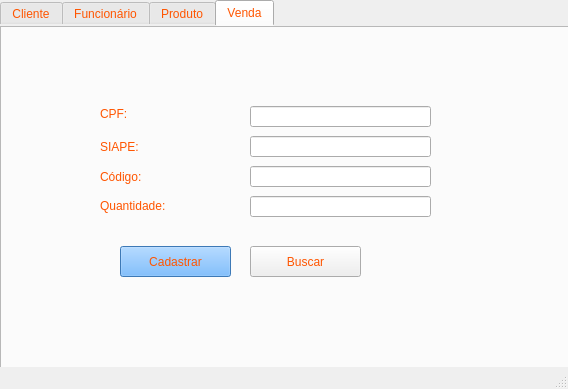
<?xml version="1.0" encoding="UTF-8"?>
<ui version="4.0">
 <class>MainWindow</class>
 <widget class="QMainWindow" name="MainWindow">
  <property name="geometry">
   <rect>
    <x>0</x>
    <y>0</y>
    <width>568</width>
    <height>389</height>
   </rect>
  </property>
  <property name="windowTitle">
   <string>Supermercado</string>
  </property>
  <property name="styleSheet">
   <string notr="true">background-image: url(:/newPrefix/Background.jpg);</string>
  </property>
  <widget class="QWidget" name="centralwidget">
   <widget class="QTabWidget" name="tabWidget">
    <property name="geometry">
     <rect>
      <x>0</x>
      <y>0</y>
      <width>571</width>
      <height>371</height>
     </rect>
    </property>
    <property name="styleSheet">
     <string notr="true">background-image: url(:/newPrefix/Background.jpg);
border-bottom-color: rgb(85, 85, 255);
border-right-color: rgb(85, 85, 255);
border-color: rgb(85, 85, 255);
color: rgb(255, 255, 0);



color: rgb(255, 85, 0);
</string>
    </property>
    <property name="currentIndex">
     <number>3</number>
    </property>
    <widget class="QWidget" name="tab">
     <attribute name="title">
      <string>Cliente</string>
     </attribute>
     <widget class="QFrame" name="frame">
      <property name="geometry">
       <rect>
        <x>0</x>
        <y>0</y>
        <width>571</width>
        <height>351</height>
       </rect>
      </property>
      <property name="styleSheet">
       <string notr="true"/>
      </property>
      <property name="frameShape">
       <enum>QFrame::StyledPanel</enum>
      </property>
      <property name="frameShadow">
       <enum>QFrame::Raised</enum>
      </property>
      <widget class="QLabel" name="labelNomeCliente">
       <property name="geometry">
        <rect>
         <x>120</x>
         <y>100</y>
         <width>71</width>
         <height>16</height>
        </rect>
       </property>
       <property name="styleSheet">
        <string notr="true">font: 75 9pt &quot;MS Shell Dlg 2&quot;;
font: 16pt &quot;Arial&quot;;
font: 12pt &quot;Arial&quot;;
color: rgb(255, 85, 0);</string>
       </property>
       <property name="text">
        <string>Nome: </string>
       </property>
      </widget>
      <widget class="QLineEdit" name="lineEditNomeCliente">
       <property name="geometry">
        <rect>
         <x>200</x>
         <y>100</y>
         <width>171</width>
         <height>21</height>
        </rect>
       </property>
       <property name="styleSheet">
        <string notr="true">font: 12pt &quot;Arial&quot;;</string>
       </property>
      </widget>
      <widget class="QLabel" name="labelCpf">
       <property name="geometry">
        <rect>
         <x>120</x>
         <y>140</y>
         <width>71</width>
         <height>16</height>
        </rect>
       </property>
       <property name="styleSheet">
        <string notr="true">font: 75 9pt &quot;MS Shell Dlg 2&quot;;
font: 12pt &quot;Arial&quot;;
color: rgb(255, 85, 0);</string>
       </property>
       <property name="text">
        <string>CPF:</string>
       </property>
      </widget>
      <widget class="QLineEdit" name="lineEditCpf">
       <property name="geometry">
        <rect>
         <x>200</x>
         <y>140</y>
         <width>171</width>
         <height>21</height>
        </rect>
       </property>
       <property name="styleSheet">
        <string notr="true">font: 12pt &quot;Arial&quot;;</string>
       </property>
      </widget>
      <widget class="QPushButton" name="pushButtonCadastrarCliente">
       <property name="geometry">
        <rect>
         <x>110</x>
         <y>182</y>
         <width>111</width>
         <height>31</height>
        </rect>
       </property>
       <property name="styleSheet">
        <string notr="true">color: rgb(255, 85, 0);
font: 16pt &quot;Arial&quot;;
font: 12pt &quot;Arial&quot;;

</string>
       </property>
       <property name="text">
        <string>Cadastrar</string>
       </property>
      </widget>
      <widget class="QPushButton" name="pushButtonBuscarCliente">
       <property name="geometry">
        <rect>
         <x>254</x>
         <y>182</y>
         <width>111</width>
         <height>31</height>
        </rect>
       </property>
       <property name="styleSheet">
        <string notr="true">font: 12pt &quot;Arial&quot;;</string>
       </property>
       <property name="text">
        <string>Buscar</string>
       </property>
      </widget>
     </widget>
    </widget>
    <widget class="QWidget" name="tab_2">
     <attribute name="title">
      <string>Funcionário</string>
     </attribute>
     <widget class="QFrame" name="frame_2">
      <property name="geometry">
       <rect>
        <x>0</x>
        <y>0</y>
        <width>581</width>
        <height>331</height>
       </rect>
      </property>
      <property name="frameShape">
       <enum>QFrame::StyledPanel</enum>
      </property>
      <property name="frameShadow">
       <enum>QFrame::Raised</enum>
      </property>
      <widget class="QLabel" name="labelNomeFuncionario">
       <property name="geometry">
        <rect>
         <x>110</x>
         <y>100</y>
         <width>81</width>
         <height>16</height>
        </rect>
       </property>
       <property name="styleSheet">
        <string notr="true">font: 12pt &quot;Arial&quot;;</string>
       </property>
       <property name="text">
        <string>Nome: </string>
       </property>
      </widget>
      <widget class="QLineEdit" name="lineEditNomeFuncionario">
       <property name="geometry">
        <rect>
         <x>200</x>
         <y>100</y>
         <width>141</width>
         <height>21</height>
        </rect>
       </property>
       <property name="styleSheet">
        <string notr="true">font: 12pt &quot;Arial&quot;;</string>
       </property>
      </widget>
      <widget class="QLabel" name="labelSiape">
       <property name="geometry">
        <rect>
         <x>110</x>
         <y>140</y>
         <width>81</width>
         <height>20</height>
        </rect>
       </property>
       <property name="styleSheet">
        <string notr="true">font: 12pt &quot;Arial&quot;;</string>
       </property>
       <property name="text">
        <string>SIAPE:</string>
       </property>
      </widget>
      <widget class="QLineEdit" name="lineEditSiape">
       <property name="geometry">
        <rect>
         <x>200</x>
         <y>140</y>
         <width>141</width>
         <height>21</height>
        </rect>
       </property>
       <property name="styleSheet">
        <string notr="true">font: 12pt &quot;Arial&quot;;</string>
       </property>
      </widget>
      <widget class="QPushButton" name="pushButtonCadastrarFuncionario">
       <property name="geometry">
        <rect>
         <x>120</x>
         <y>190</y>
         <width>111</width>
         <height>31</height>
        </rect>
       </property>
       <property name="styleSheet">
        <string notr="true">background-color: rgb(85, 170, 255);
font: 12pt &quot;Arial&quot;;</string>
       </property>
       <property name="text">
        <string>Cadastrar</string>
       </property>
      </widget>
      <widget class="QPushButton" name="pushButtonBuscarFuncionario">
       <property name="geometry">
        <rect>
         <x>250</x>
         <y>190</y>
         <width>111</width>
         <height>31</height>
        </rect>
       </property>
       <property name="styleSheet">
        <string notr="true">font: 12pt &quot;Arial&quot;;</string>
       </property>
       <property name="text">
        <string>Buscar</string>
       </property>
      </widget>
     </widget>
    </widget>
    <widget class="QWidget" name="tab_3">
     <attribute name="title">
      <string>Produto</string>
     </attribute>
     <widget class="QFrame" name="frame_3">
      <property name="geometry">
       <rect>
        <x>0</x>
        <y>0</y>
        <width>571</width>
        <height>331</height>
       </rect>
      </property>
      <property name="frameShape">
       <enum>QFrame::StyledPanel</enum>
      </property>
      <property name="frameShadow">
       <enum>QFrame::Raised</enum>
      </property>
      <widget class="QLabel" name="labelNomeProduto">
       <property name="geometry">
        <rect>
         <x>70</x>
         <y>90</y>
         <width>71</width>
         <height>16</height>
        </rect>
       </property>
       <property name="styleSheet">
        <string notr="true">font: 12pt &quot;Arial&quot;;</string>
       </property>
       <property name="text">
        <string>Nome: </string>
       </property>
      </widget>
      <widget class="QLineEdit" name="lineEditNomeProduto">
       <property name="geometry">
        <rect>
         <x>230</x>
         <y>90</y>
         <width>141</width>
         <height>21</height>
        </rect>
       </property>
       <property name="styleSheet">
        <string notr="true">font: 12pt &quot;Arial&quot;;</string>
       </property>
      </widget>
      <widget class="QLabel" name="labelCodigo">
       <property name="geometry">
        <rect>
         <x>70</x>
         <y>130</y>
         <width>101</width>
         <height>16</height>
        </rect>
       </property>
       <property name="styleSheet">
        <string notr="true">font: 12pt &quot;Arial&quot;;</string>
       </property>
       <property name="text">
        <string>Código:</string>
       </property>
      </widget>
      <widget class="QLineEdit" name="lineEditCodigo">
       <property name="geometry">
        <rect>
         <x>230</x>
         <y>130</y>
         <width>141</width>
         <height>21</height>
        </rect>
       </property>
       <property name="styleSheet">
        <string notr="true">font: 12pt &quot;Arial&quot;;</string>
       </property>
      </widget>
      <widget class="QPushButton" name="pushButtonCadastrarProduto">
       <property name="geometry">
        <rect>
         <x>110</x>
         <y>220</y>
         <width>111</width>
         <height>31</height>
        </rect>
       </property>
       <property name="styleSheet">
        <string notr="true">background-color: rgb(0, 170, 0);
font: 12pt &quot;Arial&quot;;
background-color: rgb(85, 170, 255);</string>
       </property>
       <property name="text">
        <string>Cadastrar</string>
       </property>
      </widget>
      <widget class="QLabel" name="labelQuantidade">
       <property name="geometry">
        <rect>
         <x>70</x>
         <y>170</y>
         <width>151</width>
         <height>16</height>
        </rect>
       </property>
       <property name="styleSheet">
        <string notr="true">font: 12pt &quot;Arial&quot;;</string>
       </property>
       <property name="text">
        <string>Quantidade:</string>
       </property>
      </widget>
      <widget class="QLineEdit" name="lineEditQuantidade">
       <property name="geometry">
        <rect>
         <x>230</x>
         <y>170</y>
         <width>141</width>
         <height>21</height>
        </rect>
       </property>
       <property name="styleSheet">
        <string notr="true">font: 12pt &quot;Arial&quot;;</string>
       </property>
      </widget>
      <widget class="QPushButton" name="pushButtonBuscarProduto">
       <property name="geometry">
        <rect>
         <x>250</x>
         <y>220</y>
         <width>101</width>
         <height>31</height>
        </rect>
       </property>
       <property name="styleSheet">
        <string notr="true">font: 12pt &quot;Arial&quot;;</string>
       </property>
       <property name="text">
        <string>Buscar</string>
       </property>
      </widget>
     </widget>
    </widget>
    <widget class="QWidget" name="tab_4">
     <attribute name="title">
      <string>Venda</string>
     </attribute>
     <widget class="QFrame" name="frame_4">
      <property name="geometry">
       <rect>
        <x>0</x>
        <y>0</y>
        <width>571</width>
        <height>361</height>
       </rect>
      </property>
      <property name="styleSheet">
       <string notr="true">background-image: url(:/newPrefix/Background.jpg);</string>
      </property>
      <property name="frameShape">
       <enum>QFrame::StyledPanel</enum>
      </property>
      <property name="frameShadow">
       <enum>QFrame::Raised</enum>
      </property>
      <widget class="QLabel" name="labelVendaCpf">
       <property name="geometry">
        <rect>
         <x>100</x>
         <y>80</y>
         <width>141</width>
         <height>16</height>
        </rect>
       </property>
       <property name="styleSheet">
        <string notr="true">font: 12pt &quot;Arial&quot;;</string>
       </property>
       <property name="text">
        <string>CPF:</string>
       </property>
      </widget>
      <widget class="QLineEdit" name="lineEditVendaCpf">
       <property name="geometry">
        <rect>
         <x>250</x>
         <y>80</y>
         <width>181</width>
         <height>21</height>
        </rect>
       </property>
       <property name="styleSheet">
        <string notr="true">font: 12pt &quot;Arial&quot;;</string>
       </property>
      </widget>
      <widget class="QPushButton" name="pushButtonCadastrarVenda">
       <property name="geometry">
        <rect>
         <x>120</x>
         <y>220</y>
         <width>111</width>
         <height>31</height>
        </rect>
       </property>
       <property name="styleSheet">
        <string notr="true">background-color: rgb(85, 170, 255);
font: 12pt &quot;Arial&quot;;</string>
       </property>
       <property name="text">
        <string>Cadastrar</string>
       </property>
      </widget>
      <widget class="QLabel" name="labelVendaSiape">
       <property name="geometry">
        <rect>
         <x>100</x>
         <y>110</y>
         <width>141</width>
         <height>21</height>
        </rect>
       </property>
       <property name="styleSheet">
        <string notr="true">font: 12pt &quot;Arial&quot;;</string>
       </property>
       <property name="text">
        <string>SIAPE:</string>
       </property>
      </widget>
      <widget class="QLineEdit" name="lineEditVendaSiape">
       <property name="geometry">
        <rect>
         <x>250</x>
         <y>110</y>
         <width>181</width>
         <height>21</height>
        </rect>
       </property>
       <property name="styleSheet">
        <string notr="true">font: 12pt &quot;Arial&quot;;</string>
       </property>
      </widget>
      <widget class="QLabel" name="labelVendaCodigo">
       <property name="geometry">
        <rect>
         <x>100</x>
         <y>140</y>
         <width>81</width>
         <height>21</height>
        </rect>
       </property>
       <property name="styleSheet">
        <string notr="true">font: 12pt &quot;Arial&quot;;</string>
       </property>
       <property name="text">
        <string>Código:</string>
       </property>
      </widget>
      <widget class="QLabel" name="labelVendaQuantidade">
       <property name="geometry">
        <rect>
         <x>100</x>
         <y>170</y>
         <width>141</width>
         <height>20</height>
        </rect>
       </property>
       <property name="styleSheet">
        <string notr="true">font: 12pt &quot;Arial&quot;;</string>
       </property>
       <property name="text">
        <string>Quantidade:</string>
       </property>
      </widget>
      <widget class="QLineEdit" name="lineEditVendaCodigo">
       <property name="geometry">
        <rect>
         <x>250</x>
         <y>140</y>
         <width>181</width>
         <height>21</height>
        </rect>
       </property>
       <property name="styleSheet">
        <string notr="true">font: 12pt &quot;Arial&quot;;</string>
       </property>
      </widget>
      <widget class="QLineEdit" name="lineEditVendaQuantidade">
       <property name="geometry">
        <rect>
         <x>250</x>
         <y>170</y>
         <width>181</width>
         <height>21</height>
        </rect>
       </property>
       <property name="styleSheet">
        <string notr="true">font: 12pt &quot;Arial&quot;;</string>
       </property>
      </widget>
      <widget class="QPushButton" name="pushButtonBuscarVenda">
       <property name="geometry">
        <rect>
         <x>250</x>
         <y>220</y>
         <width>111</width>
         <height>31</height>
        </rect>
       </property>
       <property name="styleSheet">
        <string notr="true">font: 12pt &quot;Arial&quot;;</string>
       </property>
       <property name="text">
        <string>Buscar</string>
       </property>
      </widget>
     </widget>
    </widget>
   </widget>
  </widget>
  <widget class="QStatusBar" name="statusbar"/>
 </widget>
 <resources>
  <include location="Background.qrc"/>
 </resources>
 <connections/>
</ui>
